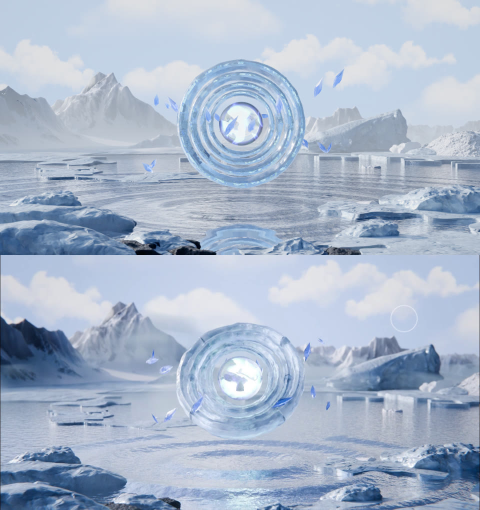
#> input picture hero-pipeline/build/selftest/cmp_p09_eye.jpg, 960 x 1020 px (shown at 1/2 size)
$ python orbpos.py ../hero-pipeline/build/selftest/cmp_p09_eye.jpg
#> lines starting #> are read from the running program, lines starting #| are printed output that depends on the picture; after the words box and inside, x2 and y2 are one past the last pixel; in counts of white or black regions, pixels touching at a corner belong together
import numpy as np
from PIL import Image
import sys
for f in sys.argv[1:]:
    a = np.asarray(Image.open(f).convert("L")).astype(float)
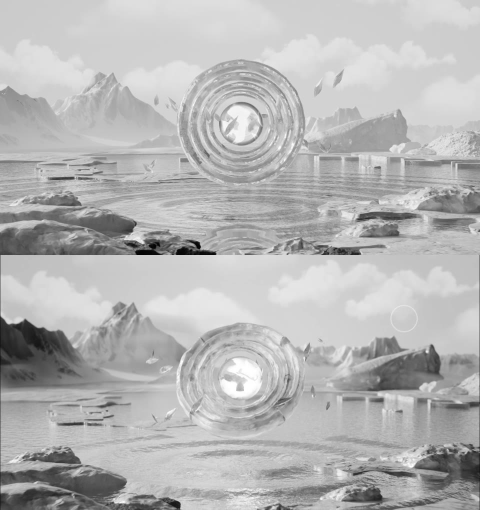
#> a: shape (1020, 960) float64 (shown at 1/2 size); min 1, max 255, mean 181.4
    m = a >= 250
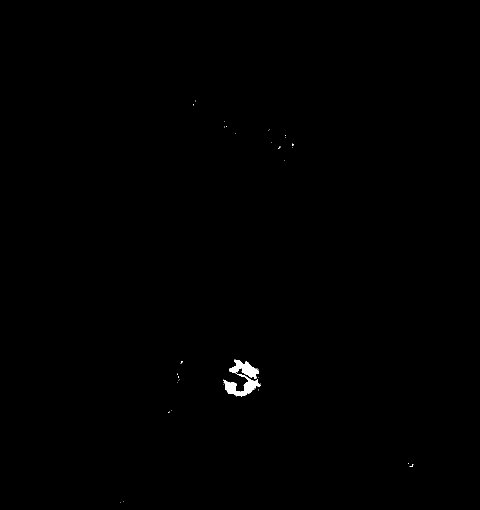
#> m: shape (1020, 960) bool (shown at 1/2 size); 0.25% white; 34 white regions (33 under 20 px), largest, box (x1, y1, x2, y2) and area: (446, 719, 521, 793) 2375
    ys, xs = np.nonzero(m)
#> ys = 2463 values from 201 to 1005; xs = 2463 values, max 826 at index 2447, min 240 at index 2462, mean 487.2
    if len(xs) == 0:
        print(f, "no clipped"); continue
    # largest bright cluster near the centre: restrict to x 500-950
    sel = (xs > 450) & (xs < 1000)
    print(f.split("\\")[-1], "clipped px", sel.sum(), "centroid", round(xs[sel].mean()), round(ys[sel].mean()), "bbox", xs[sel].min(), ys[sel].min(), xs[sel].max(), ys[sel].max())
#| ../hero-pipeline/build/selftest/cmp_p09_eye.jpg clipped px 2404 centroid 489 753 bbox 451 252 826 933
